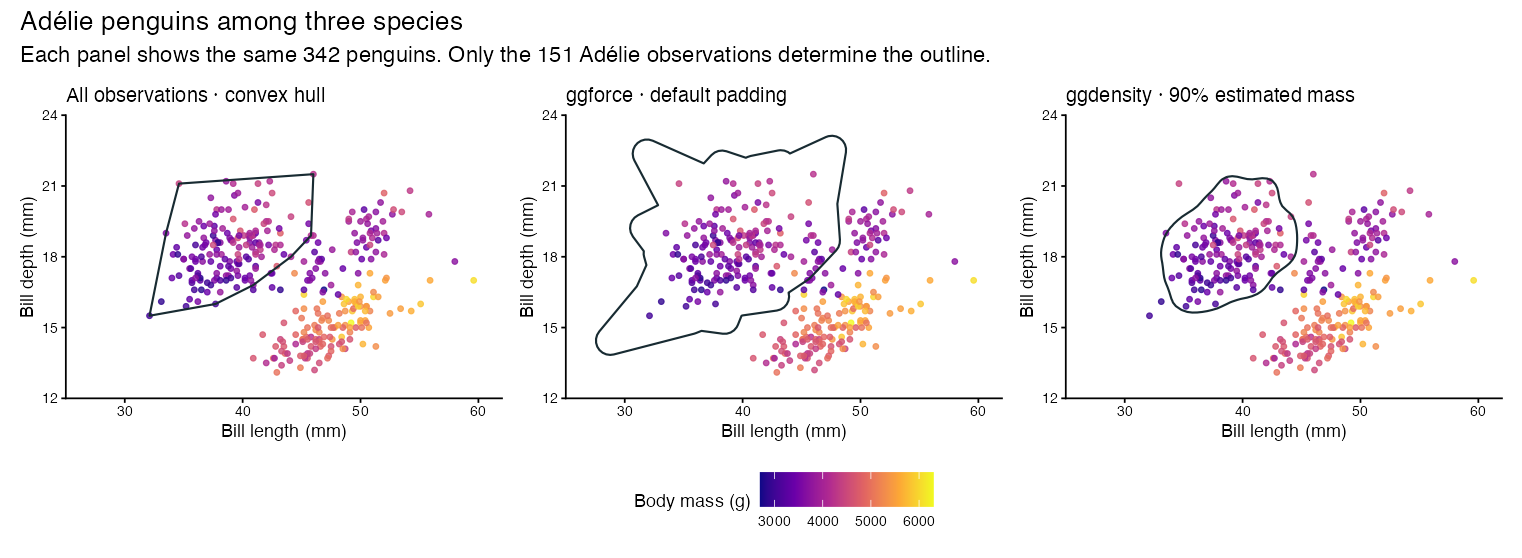

The script that saved this image:
# Run from the repository root. See README.md for data provenance.
library(ggplot2)
library(patchwork)
stopifnot(packageVersion("palmerpenguins") == "0.1.1")
out <- "research/field"
df <- palmerpenguins::penguins
df$row_id <- seq_len(nrow(df))
required <- c("bill_length_mm", "bill_depth_mm", "body_mass_g", "species")
shown <- df[complete.cases(df[required]), c("row_id", required)]
selected <- subset(shown, species == "Adelie")
stopifnot(nrow(df) == 344, nrow(shown) == 342, nrow(selected) == 151)
write.csv(shown, file.path(out, "measurements.csv"), row.names = FALSE)

# The same points and mass scale remain visible when the outline selects one species.
panel <- ggplot(shown, aes(bill_length_mm, bill_depth_mm)) +
  geom_point(aes(colour = body_mass_g), size = 1.05, alpha = .8) +
  scale_colour_viridis_c(name = "Body mass (g)", option = "C") +
  coord_cartesian(xlim = c(25, 62), ylim = c(12, 24), expand = FALSE) +
  labs(x = "Bill length (mm)", y = "Bill depth (mm)") +
  theme_classic(base_size = 9) + theme(plot.title = element_text(size = 10))
ink <- "#182B32"
geom_points <- selected[chull(selected$bill_length_mm, selected$bill_depth_mm), ]
convex <- panel + geom_polygon(data = geom_points, fill = NA, colour = ink, linewidth = .5)
force <- panel + ggforce::geom_mark_hull(data = selected, fill = NA, colour = ink,
                                         linewidth = .5)
density <- panel + ggdensity::geom_hdr_lines(data = selected, probs = .90, colour = ink, alpha = 1, show.legend = FALSE,
                                             xlim = c(23,65), ylim = c(10,25), linewidth = .5)
fig <- ((convex + ggtitle("All observations · convex hull")) |
        (force + ggtitle("ggforce · default padding")) |
        (density + ggtitle("ggdensity · 90% estimated mass"))) +
  plot_layout(guides = "collect") +
  plot_annotation(title = "Adélie penguins among three species",
                  subtitle = "Each panel shows the same 342 penguins. Only the 151 Adélie observations determine the outline.") &
  theme(legend.position = "bottom")
ggsave(file.path(out, "penguins.svg"), fig, width = 10.5, height = 3.85)
ggsave(file.path(out, "penguins.png"), fig, width = 10.5, height = 3.85, dpi = 145)
ggsave(file.path(out, "penguins.pdf"), fig, width = 10.5, height = 3.85, device = cairo_pdf)
writeLines(trimws(capture.output(sessionInfo()), which = "right"), file.path(out, "session.txt"))
